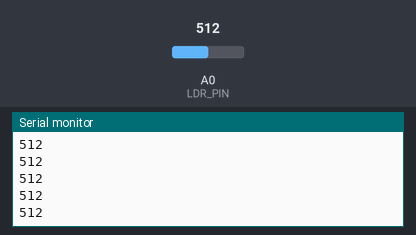
The sketch below on a simulated Arduino Uno, built with avr-gcc and run on an emulated ATmega328P. Parts: the last lines printed to the serial monitor. Inputs (shaded band) come from the test bench; at power-on: A0 (LDR_PIN) = 512.

Above: at 1.2 s.
1.3 s: A0 (LDR_PIN) set to 716
At 2.4 s:
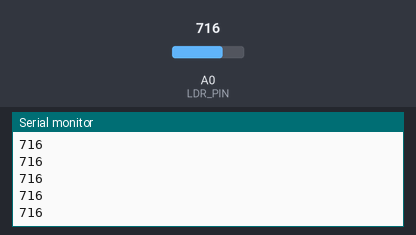
2.8 s: A0 (LDR_PIN) set to 900
At 3.7 s:
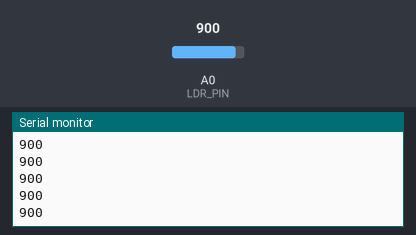
Timing chart, 0 to 5.8 s (numbered marks = the images above; inputs shaded):
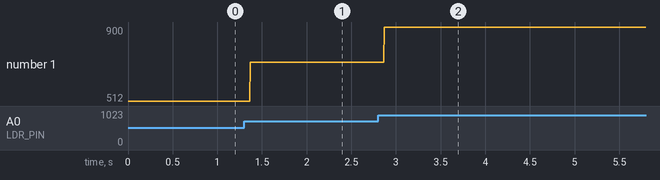

Measured:
- after the input at 1.3 s, the serial monitor: prints a new line after 0.07 s (image 1)
- after the input at 2.8 s, the serial monitor: prints a new line after 0.07 s (image 2)
- plotted number 1: 512 → 716 after the input at 1.3 s, 716 → 900 after the input at 2.8 s

The sketch:

readSensor.ino
```cpp
int LDR_PIN = A0;

void setup() {
  // put your setup code here, to run once:
  Serial.begin(9600);
}

void loop() {
  // put your main code here, to run repeatedly:
  int readp = analogRead(LDR_PIN);
  Serial.println(readp);

}
```
